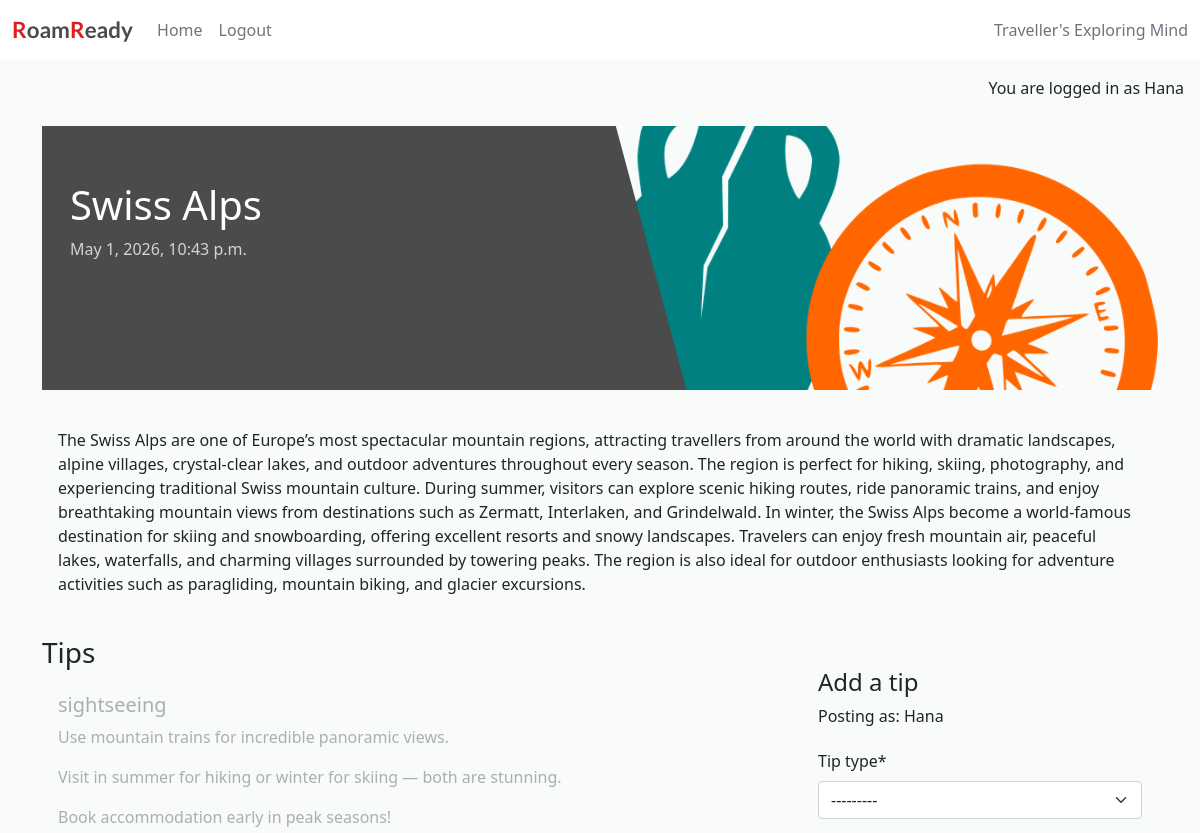
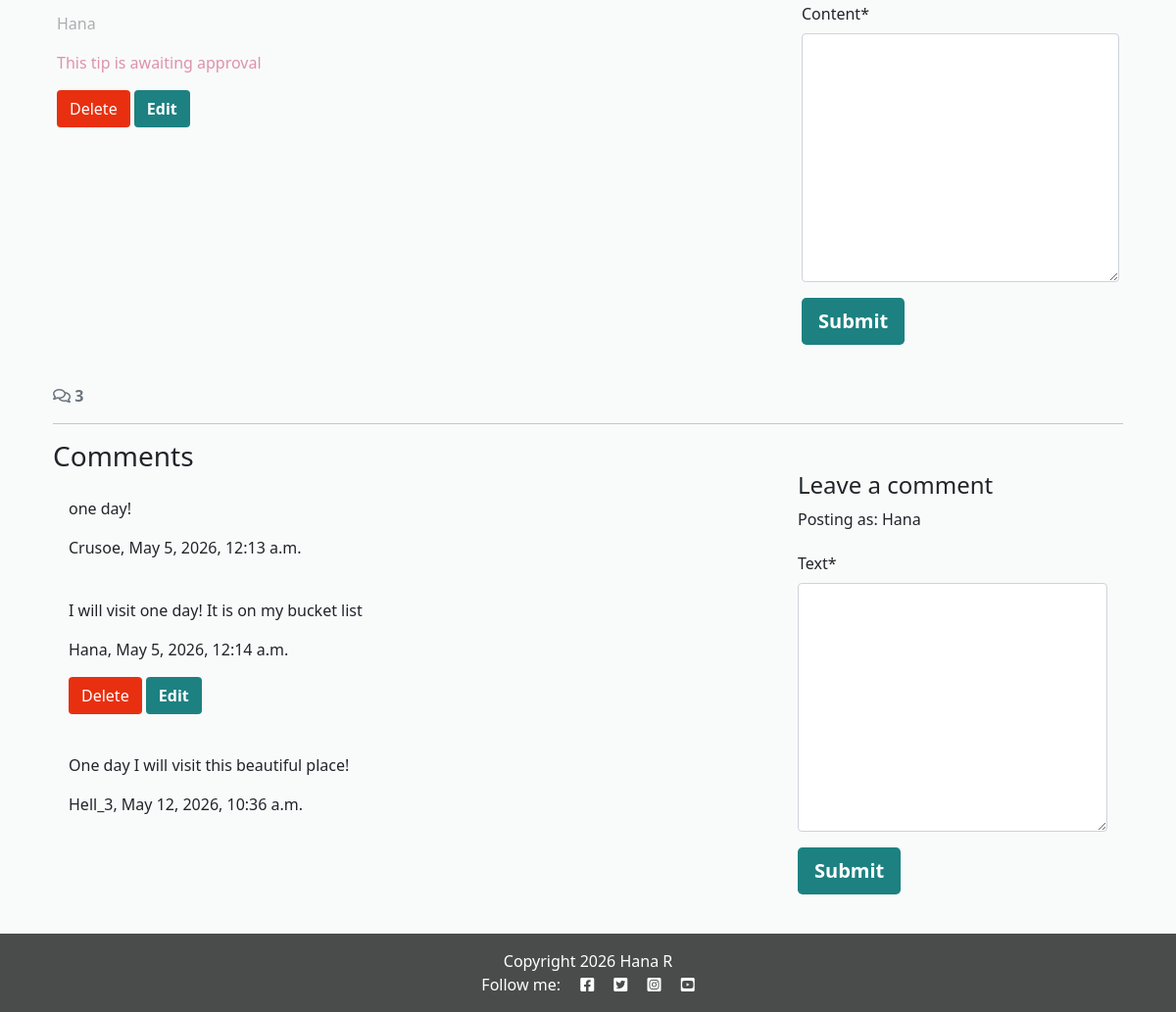
Page /11/ (signed in) on the committed database (2 pictures, top to bottom).
### destinations/models.py (models this page shows, shortened)
class Destination(models.Model):
    name = models.CharField(max_length=100)
    country = CountryField()
    category = models.CharField(max_length=50)
    featured_image = CloudinaryField('image', default='placeholder')
    description = models.TextField()
    created_on = models.DateTimeField(auto_now_add=True)
    status = models.IntegerField(choices=STATUS, default=1)
    class Meta:
        ordering = ['-created_on', 'country', 'category']

class Tip(models.Model):
    destination = models.ForeignKey(Destination, on_delete=models.CASCADE, related_name="tips")
    tip_type = models.CharField(max_length=100, choices=TIP_TYPES)
    content = models.TextField()
    user = models.ForeignKey(User, on_delete=models.CASCADE, related_name="tips", null=True, blank=True)
    approved = models.BooleanField(default=False)
    class Meta:
        ordering = ['tip_type', 'destination']

class Comment(models.Model):
    destination = models.ForeignKey(Destination, on_delete=models.CASCADE, related_name="comments")
    user = models.ForeignKey(User, on_delete=models.CASCADE, related_name="comments", null=True, blank=True)
    text = models.TextField()
    created_on = models.DateTimeField(auto_now_add=True)
    approved = models.BooleanField(default=False)

### destinations/views.py (the view, shortened to what this page needs)
# urls.py: path('<int:pk>/', views.destination_detail, name='destination_detail'),
def destination_detail(request, pk):
    destination = get_object_or_404(Destination, pk=pk)
    comments = destination.comments.all().order_by("-created_on")
    comment_count = destination.comments.filter(approved=True).count()
    tips = destination.tips.all().order_by("tip_type")
    comment_form = CommentForm()
    tip_form = TipForm()
    return render(
        request,
        "destinations/destination_detail.html",
        {"destination": destination,
         "comments":comments,
         "comment_count": comment_count,
         "comment_form": comment_form,
         "tip_form": tip_form
         },
    )

### destinations/forms.py
class CommentForm(forms.ModelForm):
    class Meta:
        model = Comment
        fields = ('text',)

class TipForm(forms.ModelForm):
    class Meta:
        model = Tip
        fields = ('tip_type', 'content',)

### destinations/templates/destinations/destination_detail.html (shortened to what this page needs)
{% extends 'base.html' %} {% block content %}
{% load static %}
{% load crispy_forms_tags %}
<div class="masthead">
    <div class="container">
        <div class="row g-0">
            <div class="col-md-6 masthead-text">
                <h1 class="destination-title">{{ destination.name }}</h1>
                <p class="destination-subtitle">{{ destination.created_on }}</p>
            </div>
            <div class="d-none d-md-block col-md-6 masthead-image">
                 {% if destination.featured_image and destination.featured_image.url %}
                            <img class="card-img-top rounded" src="{{ destination.featured_image.url }}" class="scale" alt="{{ destination.name }}">
                        {% else %}
                            <img class="card-img-top" src="{% static 'images/default.png' %}" alt="placeholder image">
                        {% endif %}
            </div>
        </div>
    </div>
</div>
<div class="container">
    <div class="row">
        <div class="col card mb-4  mt-3 left  top">
            <div class="card-body ">
                <p class="card-text">
                    {{ destination.description | safe }}
                </p>
            </div>
        </div>
    </div>
</div>
<div class="container">
    <div class="row">
        <div class="col-md-8">
            <h3>Tips</h3>
            {% for tip in destination.tips.all %}
            <div class="card mb-3">
                <div class="card-body  {% if not tip.approved and tip.user == user %}faded{% elif not tip.approved %}d-none{% endif %}">
                    <h5 id="tiptype{{ tip.id }}" class="card-title">{{ tip.tip_type}}</h5>
                    <div id="tip{{ tip.id }}" class="card-text {% if not tip.approved and tip.user == user %}faded{% endif %}">{{ tip.content | linebreaks}}</div>
                    <p class="card-text {% if not tip.approved and tip.user == user %}faded{% endif %}">{{ tip.user }}</p>
                    {% if not tip.approved and tip.user == user %}
                    <p class="approval">This tip is awaiting approval</p>
                    {% endif %}</p>
                    {% if user.is_authenticated and tip.user == user %}
                    <button class="btn btn-delete-tip" tip_id="{{ tip.id }}" destination_id="{{ destination.id }}">Delete</button>
                    <button class="btn btn-edit-tip" tip_id="{{ tip.id }}" destination_id="{{ destination.id}}">Edit</button>
                    {% endif %}
                </div>
            </div>
            {% empty %}
            <p class="text-muted">No tips yet</p>
            {% endfor %}
        </div>
        <div class="col-md-4">
            <div class="card mb-4 mt-3">
                <div class="card-body">
                    {% if user.is_authenticated %}
                    <h4>Add a tip</h4>
                    <p class="mb-2">Posting as: {{ user.username }}</p>
                    <form id="tipForm" method="post" style="margin-top: 1.3em;">
                        {{ tip_form | crispy }}
                        <button id="tipSubmitButton" type="submit" class="btn btn-signup btn-lg">Submit</button>
        </form>
        {% else %}
        <p>Log in to share a tip</p>
        {% endif %}
      </div>
        </div>
    </div>
</div>
<div class="container">
    <div class="row">
        <div class="col-12">
            <strong class="text-secondary">
                <i class="far fa-comments"></i> {{ comment_count }}
            </strong>
        </div>
        <div class="col-12">
            <hr>
        </div>
    </div>
    <div class="row">
        <div class="col-md-8">
            <h3 class="mb-0">Comments</h3>
            {% for comment in destination.comments.all %}
            <div class="card mb-2">
                <div class="card-body {% if not comment.approved and comment.user == user %}faded{% elif not comment.approved %}d-none{% endif %}">
                    <div id="comment{{ comment.id }}" class="card-id">{{ comment.text | linebreaks }}</div>
                    <p  class="card-text {% if not comment.approved and comment.user == user %}faded{% endif %}">{{ comment.user }}, {{ comment.created_on }}</p>
                    {% if user.is_authenticated and comment.user == user %}
                    <button class="btn btn-delete" comment_id="{{ comment.id }}" destination_id="{{ destination.id }}">Delete</button>
                    <button class="btn btn-edit" comment_id="{{ comment.id }}">Edit</button>
                    {% endif %}
                </div>
            </div>
            {% empty %}
            <p class="text-muted">No comments yet</p>
            {% endfor %}
        </div>
        <div class="col-md-4">
            <div class="card mb-4 mt-3">
                <div class="card-body">
                    {% if user.is_authenticated %}
                    <h4>Leave a comment</h4>
                    <p class="mb-2">Posting as: {{ user.username }}</p>
                    <form id="commentForm" method="post" style="margin-top: 1.3em;">
                        {{ comment_form | crispy}}
                        <button id="commentSubmitButton" type="submit" class="btn btn-signup btn-lg">Submit</button>
                    </form>
                    {% else %}
                    <p>Log in to leave a comment</p>
                    {% endif %}
                </div>
            </div>
        </div>
    </div>
</div>
{% endblock content %}

### templates/base.html (shortened to what this page needs)
{% load static %}
{% url 'home' as home_url %}
{% url 'destination' as destination_detail_url %}
{% url 'account_login' as login_url %}
{% url 'account_signup' as signup_url %}
{% url 'account_logout' as logout_url %}
<!DOCTYPE html>
<html class="h-100" lang="en">
<head>
    <link rel="stylesheet" href="https://cdnjs.cloudflare.com/ajax/libs/font-awesome/5.15.3/css/all.min.css">
    <link href="https://cdn.jsdelivr.net/npm/bootstrap@5.0.1/dist/css/bootstrap.min.css" rel="stylesheet"
>
        <link rel="stylesheet" href="{% static 'css/style.css' %}">
</head>
<body class="d-flex flex-column h-100 main-bg">
    <nav class="navbar navbar-expand-lg navbar-light bg-white">
        <div class="container-fluid">
            <a class="navbar-brand" href="{% url 'home' %}"><span class="brand red-r">R</span><span class="brand">oam</span><span class="brand red-r">R</span><span class="brand">eady</span></a>
            <div class="collapse navbar-collapse" id="navbarText">
                <ul class="navbar-nav me-auto mb-2 mb-lg-0">
                    <li class="nav-item">
                        <a class="nav-link {% if request.path == home_url %}active" aria-current="page{% endif %}"
                            href="{% url 'home' %}">Home</a>
                    </li>
                    {% if user.is_authenticated %}
                    <li class="nav-item">
	                    <a class="nav-link {% if request.path == logout_url %}active" aria-current="page{% endif %}"
                        href="{% url 'account_logout' %}">Logout</a>
                    </li>
                    {% endif %}
                </ul>
                <span class="navbar-text text-muted">
                    Traveller's Exploring Mind
                </span>
            </div>
        </div>
    </nav>
    <main class="flex-shrink-0 main-bg">
        {% if user.is_authenticated %}
            <p class="text-end logged-in m-3">You are logged in as {{ user }}</p>
        {% else %}
            <p class="text-end logged-out m-3">You are not logged in</p>
        {% endif %}
        {% block content %}{% endblock content %}
    </main>
    <footer class="footer mt-auto py-3 dark-bg">
        <p class="m-0 text-center text-white">
 {% block copyright %}
  Copyright 2026 Hana R
  {% endblock %}
        </p>
        <p class="m-0 text-center text-white">Follow me: <i class="fab fa-facebook-square ms-3"></i>
            <i class="fab fa-twitter-square ms-3"></i>
            <i class="fab fa-instagram-square ms-3"></i>
            <i class="fab fa-youtube-square ms-3"></i>
        </p>
    </footer>
</body>
</html>

### static/css/style.css (style rules this page uses)
body { background-color: #F9FBFB; }
.brand { font-family: Lato, sans-serif; font-size: 1.4rem; font-weight: 700; color: #4A4C4C; }
.red-r { color: #DE1D1F; }
.destination-title { margin-top: 10%; margin-left: 5%; }
.destination-subtitle { margin-left: 5%; color: lightgray; }
.logged-in, .logged-out { font-weight: 500; }
.dark-bg { background-color: #4A4C4C; }
.main-bg { background-color: #F9FBFB; }
.card { border: none; background-color: transparent; overflow: hidden; }
.card-img-top { width: 100%; height: 300px; object-fit: cover; overflow: hidden; display: block; }
.masthead { margin-top: 10px; overflow: hidden; position: relative; display: inline-block; height: 33vh; width: 100%; }
.masthead-text { background-color: #4A4C4C; color: #FFFEFF; position: relative; }
.masthead-image { position: relative; overflow: hidden; }
.masthead-image:after { content: ""; position: absolute; top: 0; right: 90%; height: 100%; width: 150%; background: #4A4C4C; -webkit-transform: skew(15deg); -moz-transform: skew(15deg); transform: skew(15deg); z-index: 100; }
.btn-signup, .btn-edit-tip, .btn-edit { background-color: #1D8181; color: #FFFEFF; font-weight: 600; }
.btn-delete, .btn-delete-tip { color: #FFFEFF; background-color: #e83010; font-weight: 500; }
.faded { color: rgb(172, 175, 175); }
.approval { color: rgb(222, 146, 168); }

### rows in the picture
Destination: name "Swiss Alps", created_on "May 1, 2026, 10:43 p.m.", description "The Swiss Alps are one of Europe’s most spectacular mountain regions, attracting travellers from around the world with dramatic landscapes, alpine villages, crystal-clear lakes, and outdoor adventures throughout every season. The region is perfect for hiking, skiing, photography, and experiencing traditional Swiss mountain culture. During summer, visitors can explore scenic hiking routes, ride panoramic trains, and enjoy breathtaking mountain views from destinations such as Zermatt, Interlaken, and Grindelwald. In winter, the Swiss Alps become a world-famous destination for skiing and snowboarding, offering excellent resorts and snowy landscapes. Travelers can enjoy fresh mountain air,…"
Tip: tip_type "sightseeing", content "Use mountain trains for incredible panoramic views. Visit in summer for hiking or winter for skiing — both are stunning. Book accommodation early in peak seasons!", user "Hana", approved "This tip is awaiting approval"
Comment: text "one day!", user "Crusoe", created_on "May 5, 2026, 12:13 a.m."
Comment: text "I will visit one day! It is on my bucket list", user "Hana", created_on "May 5, 2026, 12:14 a.m."
Comment: text "One day I will visit this beautiful place!", user "Hell_3", created_on "May 12, 2026, 10:36 a.m."

### other values in the picture
{{ user }} "Hana"
{{ user.username }} "Hana"
{{ comment_count }} "3"
